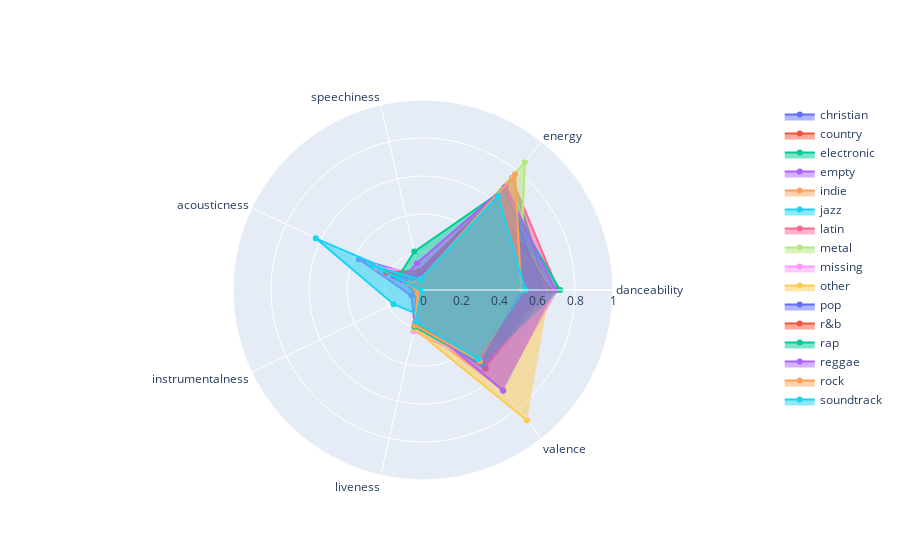

Write notebook code for a chart like this one.
### Code cell
# Radar Chart for charters
polar_categories = ['danceability', 'energy', 'speechiness', 'acousticness', 'instrumentalness', 'liveness', 'valence']
fig = go.Figure()
data = attributes.query("chart == 1").groupby('genre_super', as_index=False).mean().loc[:, ["genre_super"] + polar_categories]

for genre in data.genre_super.unique():
    df = data[lambda x: x.genre_super == genre]
    fig.add_trace(go.Scatterpolar(
        r=[df[col].values[0] for col in df.columns if col in polar_categories],
        theta = polar_categories,
        fill='toself',
        name=df["genre_super"].values[0]
    ))

fig.update_layout(
  polar=dict(
    radialaxis=dict(
      visible=True,
      range=[0, 1]
    )),
  showlegend=True
)

fig.show()

### Figure 1 — Plotly figure (JSON) as saved in the notebook; plotly's stock layout.template omitted (floating-point values rounded to 4 significant figures)
{"data": [{"fill": "toself", "name": "christian", "r": [0.4809, 0.6334, 0.05008, 0.2604, 0.003113, 0.2128, 0.3436], "theta": ["danceability", "energy", "speechiness", "acousticness", "instrumentalness", "liveness", "valence"], "type": "scatterpolar"}, {"fill": "toself", "name": "country", "r": [0.5595, 0.6955, 0.04069, 0.2103, 0.001303, 0.1714, 0.5236], "theta": ["danceability", "energy", "speechiness", "acousticness", "instrumentalness", "liveness", "valence"], "type": "scatterpolar"}, {"fill": "toself", "name": "electronic", "r": [0.6521, 0.7536, 0.0777, 0.1185, 0.04314, 0.1977, 0.5029], "theta": ["danceability", "energy", "speechiness", "acousticness", "instrumentalness", "liveness", "valence"], "type": "scatterpolar"}, {"fill": "toself", "name": "empty", "r": [0.6376, 0.5274, 0.0733, 0.3744, 0.06788, 0.1939, 0.458], "theta": ["danceability", "energy", "speechiness", "acousticness", "instrumentalness", "liveness", "valence"], "type": "scatterpolar"}, {"fill": "toself", "name": "indie", "r": [0.5046, 0.5934, 0.04061, 0.2659, 0.009841, 0.1656, 0.4116], "theta": ["danceability", "energy", "speechiness", "acousticness", "instrumentalness", "liveness", "valence"], "type": "scatterpolar"}, {"fill": "toself", "name": "jazz", "r": [0.4944, 0.2924, 0.03382, 0.6266, 0.1718, 0.13, 0.2674], "theta": ["danceability", "energy", "speechiness", "acousticness", "instrumentalness", "liveness", "valence"], "type": "scatterpolar"}, {"fill": "toself", "name": "latin", "r": [0.711, 0.7496, 0.09882, 0.2131, 0.0002487, 0.1807, 0.6699], "theta": ["danceability", "energy", "speechiness", "acousticness", "instrumentalness", "liveness", "valence"], "type": "scatterpolar"}, {"fill": "toself", "name": "metal", "r": [0.5084, 0.8594, 0.0724, 0.04003, 0.01644, 0.222, 0.4376], "theta": ["danceability", "energy", "speechiness", "acousticness", "instrumentalness", "liveness", "valence"], "type": "scatterpolar"}, {"fill": "toself", "name": "missing", "r": [0.6528, 0.5845, 0.09172, 0.2816, 0.008251, 0.222, 0.5111], "theta": ["danceability", "energy", "speechiness", "acousticness", "instrumentalness", "liveness", "valence"], "type": "scatterpolar"}, {"fill": "toself", "name": "other", "r": [0.667, 0.655, 0.06875, 0.05033, 9.1e-07, 0.2098, 0.8785], "theta": ["danceability", "energy", "speechiness", "acousticness", "instrumentalness", "liveness", "valence"], "type": "scatterpolar"}, {"fill": "toself", "name": "pop", "r": [0.6322, 0.6885, 0.08305, 0.1719, 0.01047, 0.1845, 0.5259], "theta": ["danceability", "energy", "speechiness", "acousticness", "instrumentalness", "liveness", "valence"], "type": "scatterpolar"}, {"fill": "toself", "name": "r&b", "r": [0.6668, 0.6053, 0.1027, 0.2155, 0.002523, 0.1713, 0.5298], "theta": ["danceability", "energy", "speechiness", "acousticness", "instrumentalness", "liveness", "valence"], "type": "scatterpolar"}, {"fill": "toself", "name": "rap", "r": [0.7222, 0.6663, 0.2072, 0.1478, 0.005953, 0.1985, 0.4988], "theta": ["danceability", "energy", "speechiness", "acousticness", "instrumentalness", "liveness", "valence"], "type": "scatterpolar"}, {"fill": "toself", "name": "reggae", "r": [0.6951, 0.6974, 0.1449, 0.1245, 0.0001382, 0.1516, 0.6776], "theta": ["danceability", "energy", "speechiness", "acousticness", "instrumentalness", "liveness", "valence"], "type": "scatterpolar"}, {"fill": "toself", "name": "rock", "r": [0.5169, 0.7768, 0.05738, 0.0804, 0.03223, 0.1912, 0.4808], "theta": ["danceability", "energy", "speechiness", "acousticness", "instrumentalness", "liveness", "valence"], "type": "scatterpolar"}, {"fill": "toself", "name": "soundtrack", "r": [0.5392, 0.6329, 0.05714, 0.292, 0.006252, 0.1701, 0.4651], "theta": ["danceability", "energy", "speechiness", "acousticness", "instrumentalness", "liveness", "valence"], "type": "scatterpolar"}], "layout": {"polar": {"radialaxis": {"range": [0, 1], "visible": true}}, "showlegend": true}}
